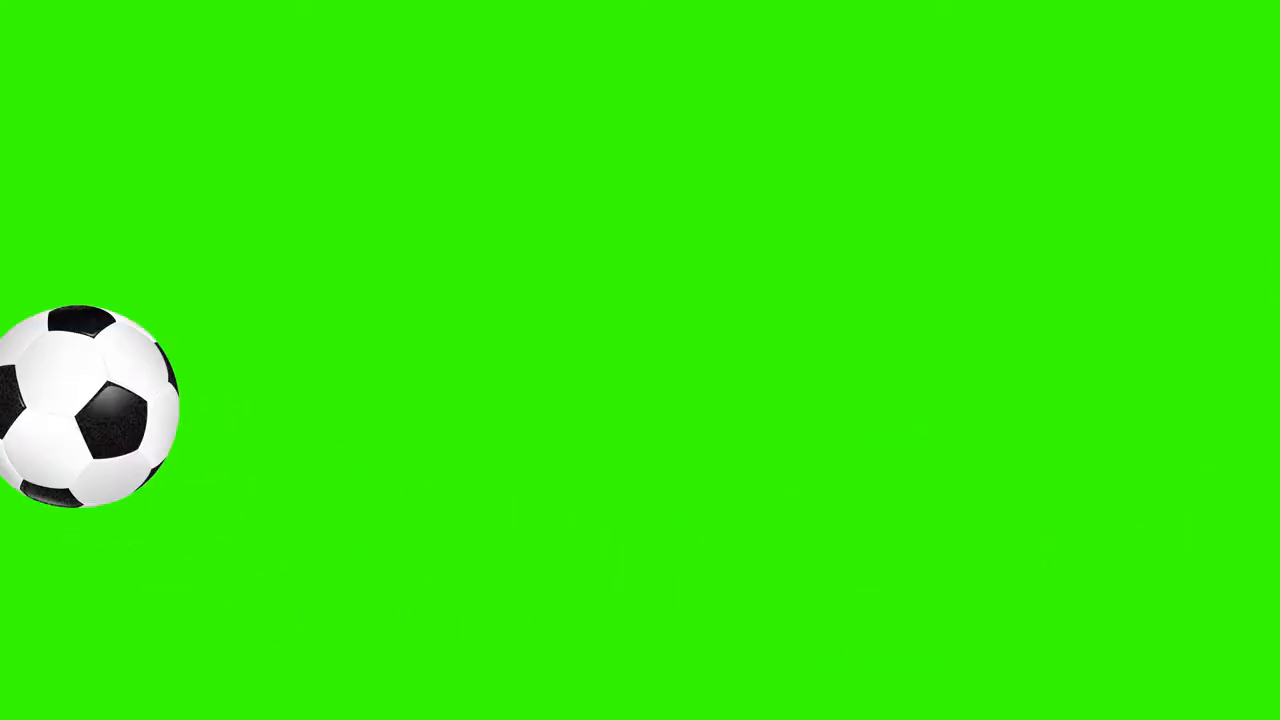
#> input picture frame 24 of assets/ballVideo.mp4, 1280 x 720 px
$ jupyter execute --allow-errors Semuni.ipynb
#> lines starting #> are read from the running program, lines starting #| are printed output that depends on the picture; after the words box and inside, x2 and y2 are one past the last pixel; in counts of white or black regions, pixels touching at a corner belong together
## **Comandos Básicos de Python**

[cell 1]
# importanto os pacotes necessários para o treinamento
import cv2 as cv
import matplotlib.pyplot as plt
import numpy as np
import os

[cell 2]
# Imprindo uma váriavel
print("Hello World")

[cell 3]
# Variaveis e tipos de dados

a = 10 # váriavel do tipo inteira
b = 5.1 # variavel do tipo float
c = "Olá Mundo"  # variavel do tipo str
print(a)
print(b)
print(c)

[cell 4]
# Exemplo de print para verificar o tipo de nossas variáveis
# Python é dinamicamente tipado, o que significa que você não precisa declarar explicitamente o tipo de variável.
print("Tipo de a: ", type(a))
print("Tipo de a: ", type(b))
print("Tipo de a: ", type(c))

[cell 5]
# Exemplo mais elaborado
nome = "Alice"
idade = 30
altura = 1.75

[cell 6]
# Estruturas condicionais
"""Apresentacao.ipynb

Você pode usar as seguintes expressões para representar estruturas condicionais:

 > : maior que

 < : menor que

 >= : maior ou igual

 <= : menor ou igual

"""
idade = 18
if idade >= 18:
    print("Você é maior de idade.")
else:
    print("Você é menor de idade.")

[cell 7]
# Laços de repetição
for i in range(5):
    print(i)

[cell 8]
# Exemplo de laço de repetição com while
a = 0
while True:
    a += 1
    if a <= 10 or a == 0:
        print(a, "Ñ é menor que 10")
    else:
        print(a, "Eh maior que 10")
        break

[cell 9]
# Listas e tuplas
frutas = ["maçã", "banana", "laranja"]
print(frutas[0])  # Acessando o primeiro elemento da lista

[cell 10]
# Funções
def saudacao(nome):
    return f"Olá, {nome}!"

mensagem = saudacao("Maria")
print(mensagem)

[cell 11]
# Tuplas
cordenada_1 = (10, 5)
nome_completo = ("Luiz", "Marcos", "da", "Silva")
nome, sobrenome = nome_completo[0], nome_completo[3]
print("Nome:", nome)
print("Sobrenome:", sobrenome)

### **Atividade 1**

Crie uma função que recebe um número inteiro n e determine se ele é par ou ímpar. Se for ímpar, exiba na tela que ele é ímpar, e mostre o seu tipo, em seguida, calcule o fatorial desse número. No caso do inteiro ser par, imprima na tela que ele é par e seu tipo, também mostre os n primeiros números da sequência de Fibonacci desse número.

[cell 12]
# Listando usando o python

# O pacote os nos permite usar comandos básicos do sitema operacional.
pasta = os.listdir('./') # retorna uma lista com os arquivos presentes no diretório passado

# Printando os arquivos presentes na pasta
for num, arquivo in enumerate(pasta):
    print(f"Arquivo {num}: {arquivo}")

[cell 13]
# Verificando o contéudo da nossa pasta assets
if not os.listdir('../assets/'): # verifica se a pasta está vazia
    print("Pasta vazia!")
else:
    print(os.listdir('../assets/'))

## **O que é visão computacional?**

*"A visão computacional é um campo da inteligência artificial (IA) que permite que computadores e sistemas obtenham informações significativas de imagens digitais, vídeos e outras entradas visuais — e tomem ações ou façam recomendações com base nessas informações. Se a IA permite que os computadores pensem, a visão computacional permite que eles vejam, observem e entendam."* [site da IBM](https://www.ibm.com/).

*"A visão computacional é um campo da ciência da computação que se concentra em permitir que computadores identifiquem e entendam objetos e pessoas em imagens e vídeos. Como outros tipos de IA, a visão computacional busca executar e automatizar tarefas que replicam as capacidades humanas. Nesse caso, a visão computacional busca replicar tanto a maneira como os humanos veem quanto a maneira como os humanos dão sentido ao que veem."* [Microsoft](https://www.ibm.com/)

Portanto, a visão computacional é o campo da ciência que faz com que máquinas possam enxergar e interpretar objetos, pessoas em imagens e videos.

## **OpenCV**

OpenCV (Open Source Computer Vision) é uma biblioteca de programação, de código aberto, desenvolvida inicialmente pela Intel com o objetivo de tornar a visão computacional mais acessível a desenvolvedores.

Atualmente possui mais de 500 funções e pode ser usada em diversas linguagens de programação (Python, C++, Java...) e é usada em diversos tipos de análise em imagens e vídeos, como detecção, tracking e reconhecimento facial, edição de fotos, vídeos, etc.

## **Imagem Digital**

**Uma imagem digital(2D) é geralmente representada em termos de duas dimensões:** largura e altura. Dessa forma, cada pixel na imagem é identificado por sua posição nessas duas dimensões.

No entanto, a representação de cores em uma imagem adiciona uma terceira dimensão, que é a dimensão da cor. Isso resulta em uma imagem colorida, onde cada pixel possui informações de cor. A dimensão de cor pode ser representada de diferentes maneiras, sendo as mais comuns:

**Imagem em Escala de Cinza (Monocromática):** Nesse caso, cada pixel possui apenas um valor que representa a intensidade de brilho, variando de preto (0) a branco (255). A imagem é, portanto, uma matriz 2D de valores de intensidade.

**$$f(x,y) = (L_{1})$$**

$L_{min}$ e $L_{max}$: Variando de 0 até 255 - (8 bits na banda)

**Imagem Colorida:** Para imagens coloridas, cada pixel possui três valores de cor: vermelho (R), verde (G) e azul (B), ou seja, cada pixel é uma combinação dessas três cores primárias. Essa representação é comum e é chamada de espaço de cores RGB. Cada canal de cor representa uma dimensão adicional na imagem.

**Portanto, para uma imagem colorida, você teria três dimensões:** largura, altura e canais de cor (geralmente vermelho, verde e azul), tornando-a uma imagem 3D. Em termos de matrizes, isso seria representado como uma matriz 3D, onde cada elemento da matriz contém um vetor de três valores de cor

**$$f(x,y) = (L_{1}, L_{2}, L_{3})$$**

$L_{min}$ e $L_{max}$: Variando de 0 até 255 - 3x(8 bits por banda)

## **Espaço de Cores RGB**

O espaço de cores RGB é um modelo de cores que é amplamente utilizado na representação de imagens digitais. Ele é baseado na combinação de três cores primárias: vermelho, verde e azul. Cada pixel em uma imagem RGB é representado por três valores numéricos que indicam a intensidade de cada uma dessas cores. Esses valores variam de 0 a 255, o que significa que existem 256 níveis de intensidade para cada cor. Ao combinar essas três cores primárias em diferentes proporções, podemos criar uma ampla variedade de cores.

O espaço de cores RGB é usado em muitos dispositivos eletrônicos, como monitores de computador, câmeras digitais e scanners. Ele também é usado em muitos softwares de edição de imagem, como o Adobe Photoshop e o GIMP.

[cell 14]
import numpy as np

# Definindo a largura e a altura
x = 640 # Comprimento
y = 480 # Altura

# Alocando memoria

imgGray = np.zeros((y,x))
imgGray

[cell 15]
# Imprimindo o tipo
print("O tipo do meu objeto é: ", type(imgGray),"\n")

[cell 16]
# Dimensões
imgGray.shape

[cell 17]
# Acessando pelo index as dimensões
altura = imgGray.shape[0] # y (quantidade de colunas)
largura = imgGray.shape[1]  # x (quantidade de linhas)

[cell 18]
# Verificando...
print("As dimensões da minha imagem matriz são:")
print("Largura =", largura)
print("Altura =", altura)

[cell 19]
# Salvando nossa imagem
cv.imwrite('../assets/imgZeros.png', imgGray)

[cell 20]
# Tipo dos elementos da nossa matriz
imgGray.dtype

[cell 21]
# Dando novamente uma olhada na estrutura da matrix
imgGray

[cell 22]
# Convertendo o tipo para inteiros de 0 à 255 (8 bits ou 1 byte)
imgGray = imgGray.astype(np.uint8)
imgGray.dtype

[cell 23]
# Verificando...
imgGray

[cell 24]
# Exibindo nossa imagem usando o OpenCV
cv.imshow("Minha primeira imagem digital", imgGray)
cv.waitKey(0)
cv.destroyAllWindows()

[cell 25]
# Mudando as cores de nossa imagem
for linha in range(imgGray.shape[0]):
    for coluna in range(imgGray.shape[1]):
        if linha <= 320:
            imgGray[linha][coluna] = 255
        else:
            imgGray[linha][coluna] = 0
cv.imwrite('../assets/imgGray.png', imgGray)
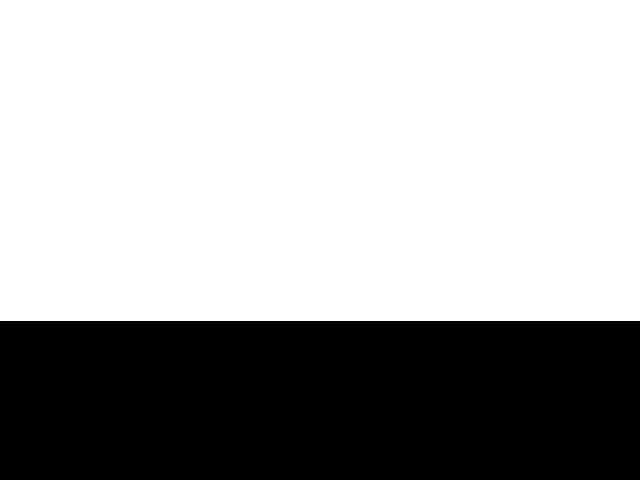
#> saved as imgGray.png: shape (480, 640); 66.9% white; 1 black region, box (x1, y1, x2, y2) and area: (0, 321, 640, 480) 101760

[cell 26]
# Exibindo nossa imagem usando o OpenCV
cv.imshow("Minha primeira imagem digital", imgGray)
cv.waitKey(0)
cv.destroyAllWindows()

## **Criando figuras geométricas**

### **Reta**

[cell 27]
imagem = np.zeros((480, 480)).astype(np.uint8)

x1, y1 = 0, 0
x2, y2 = 480, 480

cor = 255

imagem_com_linha = cv.line(imagem, (x1, y1), (x2, y2), cor, thickness=2)

cv.imshow("Reta Desenhada", imagem_com_linha)
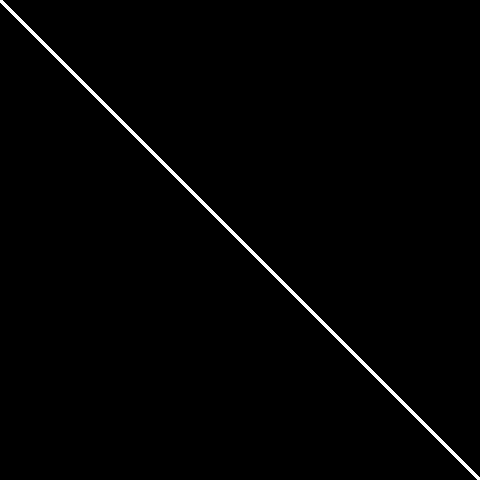
#> window 'Reta Desenhada': shape (480, 480); 1% white; 1 white region, box (x1, y1, x2, y2) and area: (0, 0, 480, 480) 2394
cv.waitKey(0)
cv.destroyAllWindows()

### **Circulo**

[cell 28]
imagem = np.zeros((480, 480)).astype(np.uint8)

x0 = int(imagem.shape[1]/2)
y0 = int(imagem.shape[0]/2)
raio = 50

imagem_com_circulo = cv.circle(imagem, (x0, y0), raio, 255, thickness=2)
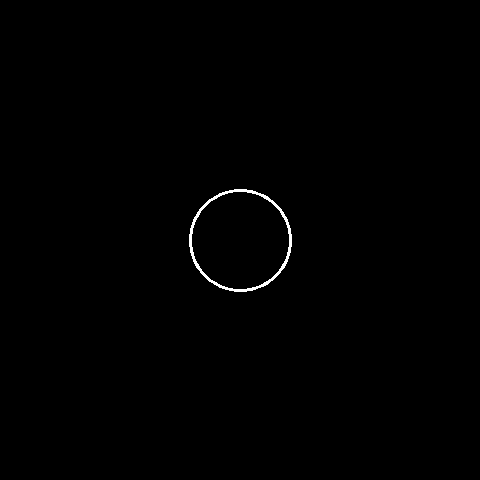
#> imagem: shape (480, 480); 0.4% white in thin lines or dots, all inside (x1, y1, x2, y2) = (189, 189, 292, 292)

cv.imshow("Circulo", imagem_com_circulo)
cv.waitKey(0)
cv.destroyAllWindows()

### **Retangulo**

[cell 29]
imagem = np.zeros((480, 480)).astype(np.uint8)

x1, y1 = 40, 40
x2, y2 = int(imagem.shape[1] - x1) , int(imgGray.shape[0] - y1)

cor = 255

imagem_com_quadrado = cv.rectangle(imagem, (x1, x1), (x2, y2), 255, 2)
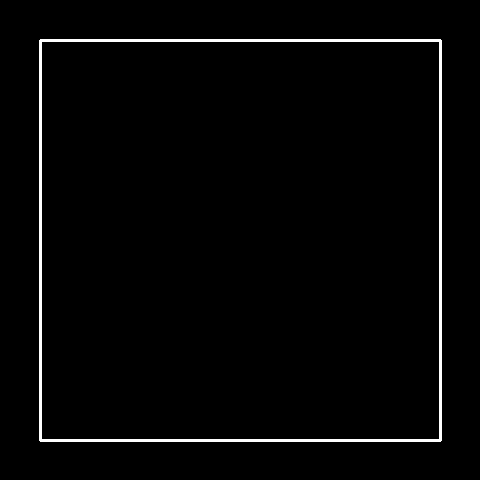
#> imagem: shape (480, 480); 2.1% white; 1 white region, box (x1, y1, x2, y2) and area: (39, 39, 442, 442) 4796

cv.imwrite("../assets/imagem_com_quadrado.png", imagem_com_quadrado)

cv.imshow("Quadrado.png", imagem_com_quadrado)
cv.waitKey(0)
cv.destroyAllWindows()

**Desafio**: Faça o simbolo do jogo da velha em uma imagem com fundo preto e as linhas na cor branca

[cell 30]
# Faça seu código aqui

### Como abrir imagens

[cell 31]
img = cv.imread("../assets/imagem_com_quadrado.png")
cv.imshow("Minha imagem", img)
cv.waitKey(0)
cv.destroyAllWindows()

[cell 32]
# Baixando uma imagem RGB
comando = "wget -nv -O ../assets/lena.png https://upload.wikimedia.org/wikipedia/en/7/7d/Lenna_%28test_image%29.png"
os.system(comando)

[cell 33]
os.listdir('../assets/')

**Desafio:** Usando os comandos anteriores obtenha a largura e o comprimento da imagem baixada. Lembre-se que o arquivo baixado está na pasta ../assets.

[cell 34]
# Escreva seu código aqui:

[cell 35]
# Abrindo um video

# Cria um objeto videoCapture
video = cv.VideoCapture("../assets/ballVideo.mp4")

while True:

    ret, frame = video.read()
#> frame is the input picture: shape (720, 1280, 3); mean B, G, R 6.1, 236.2, 50.5

    if not ret:
        break
    cv.imshow('Video', frame)

    # Pressione 'q' para sair do loop

    # 0111 0001
    #     and
    # 1111 1111
    # 0111 0001 se é igual a 0111 0001
    # Aplicando a máscara é garantido que peguemos apenos os 8 bits menos significativos

    if cv.waitKey(33) & 0xFF == ord('q'):
#> (key q is pressed here)
        break

# Libera os recursos
video.release()
cv.destroyAllWindows()

### Compreendendo os canais de cores

<!--  -->
<!-- Achei melhor usar da UnBeatables -->

Agora sabendo o que é uma imagem colorida, imagine-a como um quebra-cabeça composto por três partes fundamentais: os canais de cores RGB. Ao separar os canais, é possível perceber como cada um contribui para a aparência da imagem. O canal vermelho enfatiza as áreas da imagem com vermelho predominante, o canal verde destaca os verdes e o canal azul realça os azuis.

Sabendo que cada canal contribui com sua intensidade e matiz específicas, ao combinar novamente os canais RGB, forma-se a imagem colorida original.

Entender como esses canais funcionam é muito importante para edição e processamento de imagens em diversos contextos.

[cell 36]
# Esse codigo e para dividir uma imagem colorida em seus 3 canais (B, G e R) de forma individual
# E para compreender os diferentes canais de cores e como eles contribuem para a composição da imagem colorida final
# Carregar a imagem colorida
image_color = cv.imread('../assets/lena.jpg')
#image_color = cv.imread('../assets/unbeatables_logo.png')      # Com a logo da UnBeatables ficou melhor de visualizar

# Criar imagem em 3 canais de cores (BGR)
#> (the rest of this cell did not finish here and is left out)

## **Parte 3: Filtros e Remoção Ruído** <Fernanda>

As aplicações de filtros e remoção de ruídos em processamento de imagens são técnicas fundamentais para melhorar a qualidade das imagens, realçar características importantes e tornar a análise de imagens mais precisas.

Para aprender o que é um filtro, é essencial primeiro entender como é sua implementação. Para isso, é preciso compreender o conceito de **convolução em imagens**.

A convolução é uma operação básica no processamento de imagens, utilizada para aplicar filtros em uma imagem. Um filtro, muitas vezes chamado de "kernel", é uma matriz pequena que é deslizada sobre a imagem original, multiplicando os valores dos pixels da imagem pelos valores correspondentes do filtro e somando o resultado. Esse valor resultante é atribuído a um novo pixel na imagem de saída. A convolução ajuda a realçar características específicas da imagem, como bordas, texturas, entre outros.

**Exemplo**:

Nesse exemplo é possível ver uma limitação da convolução que é o tratamento das bordas da imagem. A limitação no tratamento das bordas ocorre porque, para calcular os elementos do output, é necessário que o kernel se sobreponha completamente à imagem. Nas extremidades da imagem, onde o kernel não pode se sobrepor completamente, a convolução não é calculada. Isso resulta em uma saída menor do que a imagem original, deixando de considerar as bordas da imagem.

Geralmente as funções de processamento de imagem, conseguem lidar com essa limitação e gerar um output do mesmo tamanho do input. Nesse exemplo, técnicas como preenchimento de borda (padding) podem ser usadas para estender a imagem, permitindo que o kernel se sobreponha completamente, resultando em um output do mesmo tamanho que a imagem original. O preenchimento pode ser feito replicando os valores das bordas da imagem ou usando outros métodos adequados.

Visto a teoria, vamos para a prática dos filtros de suavização. O primeiro filtro que iremos aplicar é o filtro **blur**, que é uma das formas de retirar ruídos de uma imagem. Em resumo, o filtro blur, utilizando um kernel, realiza uma média aritmética dos valores dos pixels na vizinhança, onde cada pixel contribui igualmente para o cálculo da média. É uma média simples dos valores dos pixels vizinhos.

Outro tipo de filtro de suavização que vamos aplicar é o **GaussianBlur**, que se difere do blur por causa do kernel. Em reusmo, o Gaussian Blur, utilizando um kernel gaussiano (onde os pesos dos pixels seguem uma função gaussiana), aplica uma média ponderada dos pixels vizinhos, onde os pixels mais próximos ao centro do kernel têm uma contribuição maior, criando o efeito de suavização na imagem.

- Link para auxiliar no uso das funções do OpenCV: https://docs.opencv.org/3.4/d4/d86/group__imgproc__filter.html

- Link para visualizar kernel dos filtros de suavização: https://www.opencv-srf.com/2018/01/filter-images-and-videos.html

[cell 37]
image = cv.imread("../assets/lena_noisy.jpeg")

# Filtro Blur
# image_blur1 = cv.blur(image, (3,3))      # Recebe como argumento a imagem e o tamanho de kernel e retorna a imagem borrada

# Que diferença faz o tamanho do kernel?
#> (the rest of this cell did not finish here and is left out)

## **Parte 4: Máscaras em espaços de cores** <Fernanda>

Vamos relembrar o que é uma imagem. Uma imagem é uma matriz de pixel e o pixel é um vetor que guarda informação de cor do pontinho da imagem, a gente sabe que em uma imagem em formato RGB, cada pixel possui 3 valores correspondentes às intensidades de vermelho, verde e azul. Pode-se interpretar o formato RGB como um cubo, em que os canais são eixos ortogonais.

<!-- Falar sobre ponto da origem, o oposto e os diversos valores para diversas cores e tons -->

- Link da documentação para auxiliar no código de segmentação RGB:
    - https://docs.opencv.org/3.4/d2/df8/group__core__c.html#ga88fd8c24f2a348f8282ccc237c445518

[cell 38]
# Código que segmenta as cores quando a imagem está no formato RGB

image = cv.imread("../assets/color_balls.png")

# Função inRange que recebe 3 argumentos (imagem, lowerb, upperb)
# Arrays que delimitam o intervalo de valores RGB que serão selecionados para a máscara de cor
# Formato BGR

#> (the rest of this cell did not finish here and is left out)

<!-- Mostrar que não funciona com os valores definidos para o espaço RGB -->
O intervalo RGB as vezes não é tão bom para selecionar tons de cores, como é possível ver na imagem do cubo, existe uma fronteira indefinida do que pode ser verde e a função inRange tem uma limitação de cortar o espaço sempre em um paralelepípedo dentro do cubo, então se um paralelepípedo for muito grande pode selecionar cores a mais e se for muito pequeno, ele pode deixar de selecionar os tons desejados.

Para tentar contornar eses problemas, foram criados outros espaços de cores como o HSL e o HSV. Ambos espaços de cores podem ser interpretados como cilindros. O HSV possui parâmetros "Hue": que é a matiz da cor (vermelho, azul, verde...) e é formado por um disco em que um ângulo determina a cor desejada. Possui também o "Saturation" e o "Value" que siginifica o brilho.

O espaço HSL é parecido com o HSV. O que altera é que ao invés de possuir o canal "Value", ele possui o canal "Lightness", de luminosidade. Então se não existe a preocupação se o verde é claro, escuro e sim em segmentar vários tons de verde, é interessante usar um desses canais.

- Link da documentação para auxiliar no código de segmentação HSV:
    - https://docs.opencv.org/3.4/d8/d01/group__imgproc__color__conversions.html#ga397ae87e1288a81d2363b61574eb8cab

[cell 39]
image = cv.imread("../assets/color_balls2.png")

# Mostrar que não funciona com os valores definidos para o espaço RGB
# mask_green = cv.inRange(image, (0, 200, 0), (60, 255, 60)) # Nao funciona
# cv.imshow("Mascara verde", mask_green)

# Mudar o espaço de cor usando cvtColor() -> Recebe 2 argumentos: source e code (imagem, qual conversao fazer)
# Usar o HSV pois nesse caso deseja segmentar a matiz e não importa o tom e saturação.

#> (the rest of this cell did not finish here and is left out)

## **Erosaõ e Dilatação**

Operações morfológicas são operações que processam as imagens com base em suas formas. As operações morfológicas mais básicas são duas: Eosão e Dilatação

Noções básicas de erosão:

* Corrói os limites do objeto de primeiro plano.
* Usado para diminuir as características de uma imagem.

Usos da erosão:

Erosão:

* É útil para remover pequenos ruídos brancos.
* Usado para separar dois objetos conectados, etc.

[cell 40]
img = cv.imread('../assets/j.png', cv.IMREAD_GRAYSCALE)
kernel = np.ones((5,5),np.uint8)
#> (the rest of this cell did not finish here and is left out)

[cell 41]
img = cv.imread('../assets/j_with_points.png', cv.IMREAD_GRAYSCALE)
kernel = np.ones((5,5),np.uint8)
#> (the rest of this cell did not finish here and is left out)

É o oposto da erosão. Aqui, um elemento de pixel é '1' se pelo menos um pixel sob o kernel é '1'.

* Em casos como a remoção de ruído, a erosão é seguida de dilatação. Porque, a erosão remove ruídos brancos, mas também encolhe nosso objeto.
* Então a gente dilata. Como o ruído acabou, eles não voltam, mas nossa área de objetos aumenta.
Também é útil na união de partes quebradas de um objeto.

#> (a cell that did not finish here is left out)

## **Visão Computacional**

### **Meu primeiro script de visão computacional**

[cell 43]
import cv2 as cv
import numpy as np

img = cv.imread("../assets/orange_ball.jpeg")

#> (a cell that did not finish here is left out)

#> (a cell that did not finish here is left out)

#> (a cell that did not finish here is left out)

#> (a cell that did not finish here is left out)

[cell 48]
img2 = cv.circle(img, (x0, y0), raio, (0, 255, 0), thickness=2)

cv.imshow("bola detectada", img2)
cv.waitKey(0)
cv.destroyAllWindows()

### **Desafio 1: Ligar todas as formas geometricas pelo centro geométrico**

Na imagem disponibilizada, tente detectar a cor e as formas das imagens, encontre o centro de cada imagem e desenhe uma linha ligando os centros. (Na hora de ligar, não precisa ligar todos os centros com todos os centros, ligue dois a dois)

[cell 49]
import cv2

img = cv2.imread("../assets/desafio.png")
# cv2.imshow("desafio", img)

#> (the rest of this cell did not finish here and is left out)

### **Desafio 2:**

Abra o video ballVideo.mp4, aplique as operações que fizemos durante o curso para detectar a bolda no video, não esqueça de fazer um bolding box ao redor do objeto.

[cell 50]
# Abrir o video

video = cv.VideoCapture("../assets/ballVideo.mp4")

while True:

    ret, frame = video.read()

    cv.imshow('Video da bola', frame)

    if cv.waitKey(33) & 0xFF == ord('q') :
#> (key q is pressed here)
